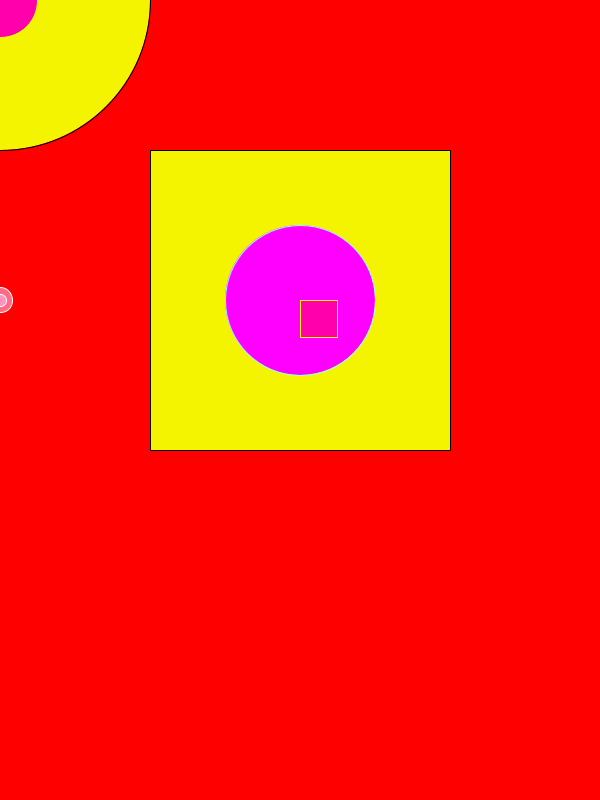
Frame 1 (no input)
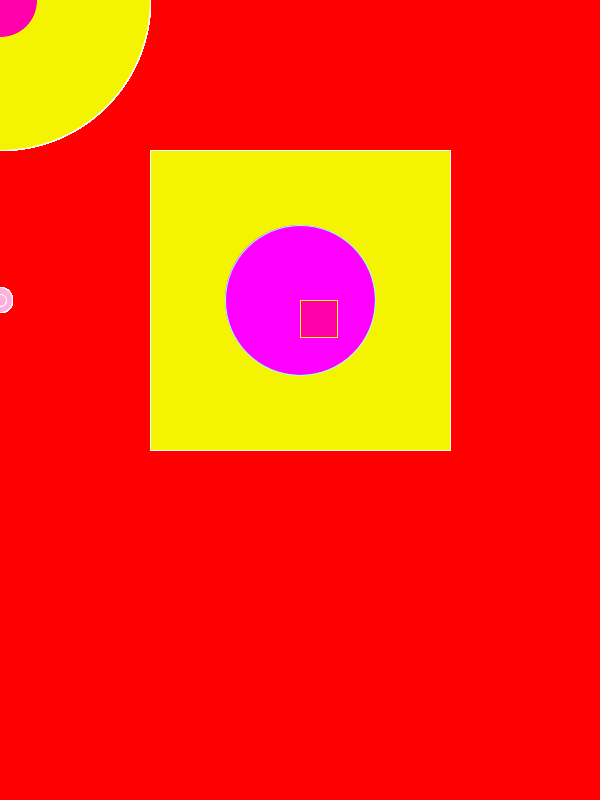
Frame 60 (the mouse pressed at the canvas centre just before this capture)
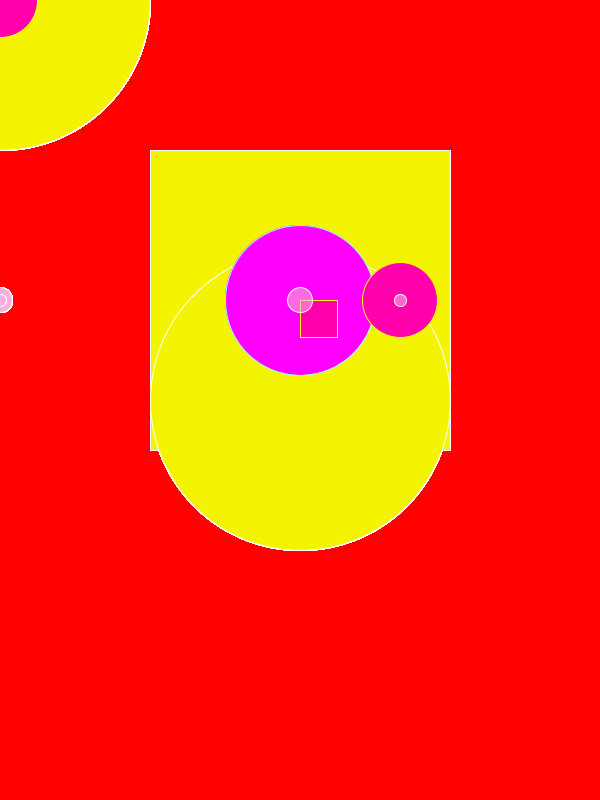
Frame 120 (the mouse held since frame 60 and released just before this capture)

The Processing sketch that drew these frames (run headless with seeded random() and noise(); from frame 60 on, the mouse is pressed at the canvas centre):

// Processing sketch: processing_158122
// ── processing_158122.pde

void setup(){
size(600,800);background(255,0,0);
}
void draw(){
fill(244,244,0);
rect(150,150,300,300);
ellipse(mouseX,mouseY,300,300);
stroke(150,255,255);
fill(255,0,255);
ellipse(300,300,150,150);
stroke(255,255,0);
fill(500,0,172);
ellipse(mouseY,mouseX,75,75);
rect(300,300,37,37);fill(255,175,222,155);stroke(255,255,255);
ellipse(pmouseX,300,25,25);
ellipse(pmouseY,300,12,12);fill(0,255,0);
}
